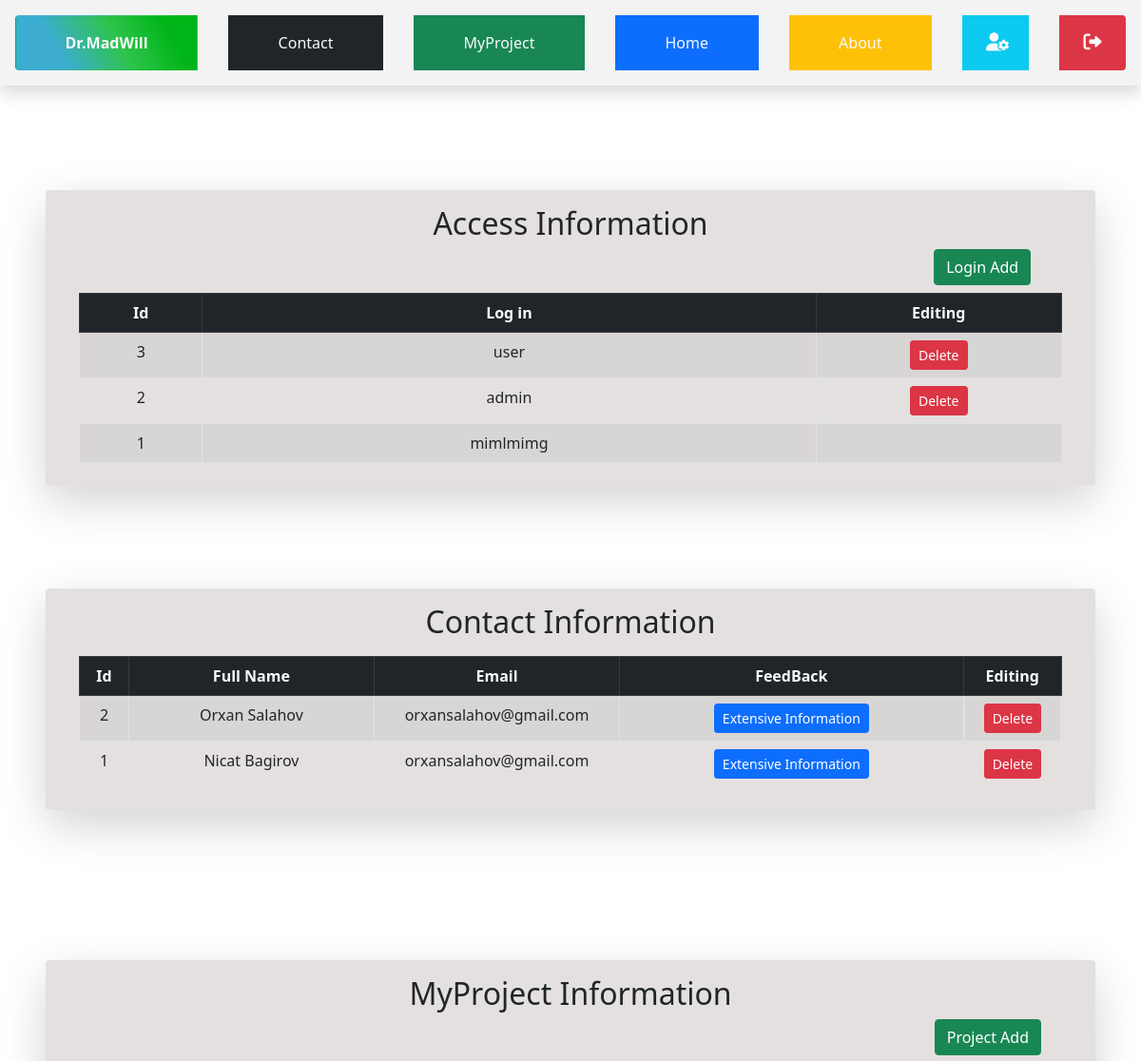
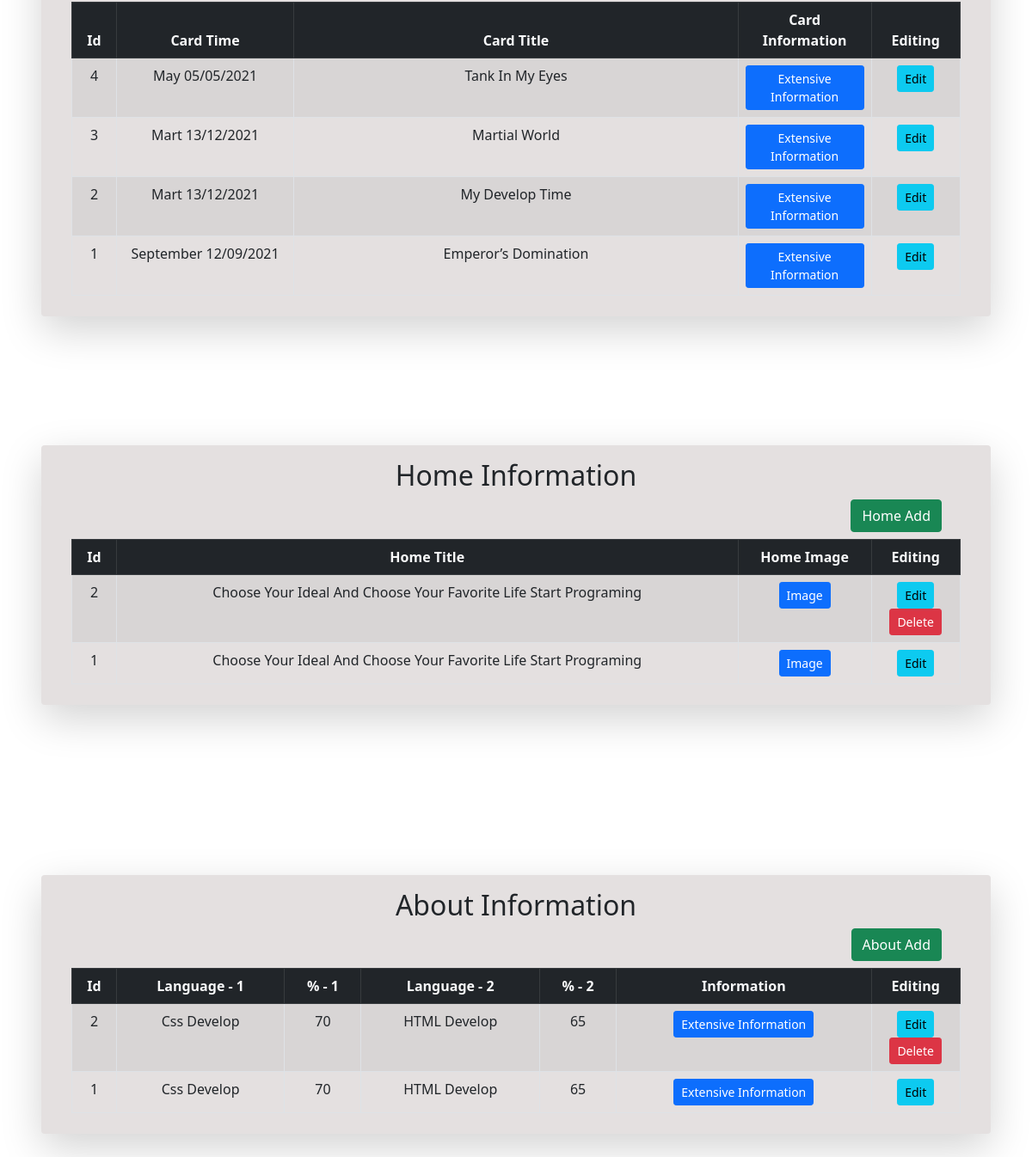
Screenshot of /admin/main/ (signed in) with the database file from the repository (2 pictures, top to bottom).
### postd/models.py (models this page shows, shortened)
class Admin(db.Model,UserMixin):
    id = db.Column(db.Integer, primary_key=True)
    login= db.Column(db.String(100), unique=True, nullable=False)
    password = db.Column(db.String(200), nullable=False)

class Contactin(db.Model):
    id = db.Column(db.Integer, primary_key=True)
    fulname = db.Column(db.String(25), nullable=False)
    email = db.Column(db.String(50), nullable=False)
    message = db.Column(db.Text, nullable=False)

class Projectin(db.Model):
    id = db.Column(db.Integer, primary_key=True)
    protime = db.Column(db.String(25), nullable=False)
    protitle = db.Column(db.String(50), nullable=False)
    prosortcut = db.Column(db.String(80), nullable=False)
    projareya = db.Column(db.Text)
    cardTextadd=db.Column(db.String(210))
    projareya2 = db.Column(db.Text)
    projtitle = db.Column(db.String(100))
    listp = db.Column(db.String(70))
    listp1 = db.Column(db.String(70))
    listp2 = db.Column(db.String(70))
    listp3 = db.Column(db.String(70))
    listp4 = db.Column(db.String(70))
    listp5 = db.Column(db.String(70))
    listp6 = db.Column(db.String(70))
    listp7 = db.Column(db.String(70))
    projareya3 = db.Column(db.Text)
    proimg=db.Column(db.String(100))

class Homein(db.Model):
    id = db.Column(db.Integer, primary_key=True)
    info = db.Column(db.String(80), nullable=False)
    infoimg=db.Column(db.String(100))

class Aboutin(db.Model):
    id = db.Column(db.Integer, primary_key=True)
    aboutinfo1 = db.Column(db.String(160), nullable=False)
    aboutinfo2 = db.Column(db.String(160), nullable=False)
    disgen1 = db.Column(db.String(25),nullable=False)
    disgen1interest = db.Column(db.Integer,nullable=False)
    disgen2 = db.Column(db.String(25),nullable=False)
    disgen2interest = db.Column(db.Integer,nullable=False)
    disgen3 = db.Column(db.String(25),nullable=False)
    disgen3interest = db.Column(db.Integer,nullable=False)
    disgen4 = db.Column(db.String(25),nullable=False)
    disgen4interest = db.Column(db.Integer,nullable=False)
    disgen5 = db.Column(db.String(25),nullable=False)
    disgen5interest = db.Column(db.Integer,nullable=False)
    aboutinfoimg=db.Column(db.String(100))

### postd/routes.py (the view)
@app.route('/admin/main/',methods=['GET','POST'])
@login_required
def adminmain():
    admin=Admin().query.all()
    admin=admin[::-1]
    contact=Contactin.query.all()
    contact=contact[::-1]
    home=Homein.query.all()
    home=home[::-1]
    project=Projectin.query.all()
    project=project[::-1]
    about=Aboutin.query.all()
    about=about[::-1]
    return render_template('admin/adminmain.html',contact=contact,home=home,about=about,project=project,admin=admin)

### postd/models.py (called while the page is built)
@login_manager.user_loader
def load_user(user_id):
    return Admin.query.get(user_id)

### postd/templates/admin/adminmain.html (shortened to what this page needs)
{% extends "admin/baseadmin.html" %}
{% block content %}
<div   class="d-flex flex-column align-items-center">
  <div  style="width:92%;background-color: #e4e0e0;"  class="d-flex  mb-2 p-2 rounded shadow-lg flex-column align-items-center" >
      <div class="d-flex mt-2 justify-content-center">
          <h2 >Access Information </h2>
      </div>
      <div style="width: 89%;" class="d-flex justify-content-end">
        <a class="btn btn-success " href="{{url_for('loginadd')}}">Login Add</a>
      </div>
      <table style="width: 95%;" class=" mt-2 text-center table table-hover table-striped table-bordered">
          <thead class="table-dark text-light">
              <tr style="text-align: center;" >
                  <th style="width:5% ;">Id </th>
                  <th class="w-25">Log in</th>
                  <th style="width: 10%;" >Editing</th>
              </tr>
          </thead>
          <tbody>
              {% for info in admin %}
                  <tr>
                      <td> {{info.id}} </td>
                      <td >{{info.login}}</td>
                      <td>
                        {% if info.id!=1 %}
                          <button type="button" class="btn btn-sm btn-danger" data-toggle="modal" data-target="#pe5exampleModalCenter{{info.id}}">
                              Delete
                          </button>
                          {% endif %}
                    </td>
                  </tr>
              {% endfor %}
          </tbody>
      </table>
  </div>
  <div  style="width:92%;background-color: #e4e0e0;"  class="d-flex  mb-2 p-2 rounded shadow-lg flex-column align-items-center" >
        <div class="d-flex mt-2 justify-content-center">
            <h2 >Contact Information </h2>
        </div>
        <table style="width: 95%;" class=" mt-2 text-center table table-hover table-striped table-bordered">
            <thead class="table-dark text-light">
                <tr style="text-align: center;" >
                    <th style="width:5% ;">Id </th>
                    <th class="w-25">Full Name</th>
                    <th class="w-25">Email</th>
                    <th>FeedBack</th>
                    <th style="width: 10%;" >Editing</th>
                </tr>
            </thead>
            <tbody>
                {% for info in contact %}
                    <tr>
                        <td> {{info.id}} </td>
                        <td class="text-capitalize">{{info.fulname}}</td>
                        <td>{{info.email}}</td>
                        <td>
                          <button type="button" class="btn btn-sm btn-primary" data-toggle="modal" data-target="#conexampleModalCenter{{info.id}}">
                            Extensive Information
                          </button>
                        </td>
                        <td class="d-flex justify-content-center" >
                            <button type="button" class="btn btn-sm btn-danger" data-toggle="modal" data-target="#cexampleModalCenter{{info.id}}">
                                Delete
                              </button>
                        </td>
                    </tr>
                {% endfor %}
            </tbody>
        </table>
  </div>
  <div  style="width:92%;background-color: #e4e0e0;"  class="d-flex  p-2 rounded shadow-lg flex-column align-items-center" >
        <div class="d-flex mt-2 justify-content-center">
            <h2 >MyProject Information </h2>
        </div>
        <div style="width: 91%;" class="d-flex justify-content-end">
            <a class="btn btn-success " href="{{url_for('adminpro')}}">Project Add</a>
        </div>
        <table style="width: 95%;" class=" mt-2 text-center table table-hover table-striped table-bordered">
            <thead class="table-dark text-light">
                <tr style="text-align: center;" >
                    <th style="width:5% ;" >Id</th>
                    <th style="width:20%;">Card Time</th>
                    <th >Card Title</th>
                    <th style="width:15%;" >Card Information</th>
                    <th style="width: 10%;" >Editing</th>
                </tr>
            </thead>
            <tbody>
                {% for info in project %}
                    <tr>
                        <td> {{info.id}} </td>
                        <td class="text-capitalize" >{{info.protime}}</td>
                        <td class="text-capitalize" >{{info.protitle}}</td>
                        <td>
                          <button type="button" class="btn btn-sm btn-primary" data-toggle="modal" data-target="#proexampleModalLong{{info.id}}">
                            Extensive Information
                          </button>
                        </td>
                        <td>
                            <a class="btn  btn-info btn-sm btn" href="{{url_for('editpro', id=info.id)}}">Edit</a>
                        </td>
                    </tr>
                {% endfor %}
            </tbody>
        </table>
  </div>
  <div  style="width:92%;background-color: #e4e0e0;"  class="d-flex  p-2 rounded shadow-lg flex-column align-items-center" >
        <div class="d-flex mt-2 justify-content-center">
            <h2 >Home Information </h2>
        </div>
        <div style="width: 91%;" class="d-flex justify-content-end">
            <a class="btn btn-success " href="{{url_for('adminhome')}}">Home Add</a>
        </div>
        <table style="width: 95%;" class=" mt-2 text-center table table-hover table-striped table-bordered">
            <thead class="table-dark text-light">
                <tr style="text-align: center;" >
                    <th style="width:5% ;" >Id</th>
                    <th >Home Title</th>
                    <th style="width: 15%;">Home Image</th>
                    <th style="width: 10%;" >Editing</th>
                </tr>
            </thead>
            <tbody>
                {% for info in home %}
                    <tr>
                        <td> {{info.id}} </td>
                        <td class="text-capitalize" >
                          {{info.info}}
                        </td>
                        <td>
                          <button type="button" class="btn btn-sm btn-primary" data-toggle="modal" data-target="#hasexampleModalCenter{{info.id}}">
                            Image
                          </button>
                        </td>
                        <td>
                            <a class="btn  btn-info btn-sm btn" href="{{url_for('edithome', id=info.id)}}">Edit</a>
                            {% if info.id!=1 %}
                            <button type="button" class="btn btn-sm btn-danger" data-toggle="modal" data-target="#homexampleModalCenter{{info.id}}">
                                Delete
                              </button>
                              {% endif %}
                        </td>
                    </tr>
                {% endfor %}
            </tbody>
        </table>
  </div>
  <div  style="width:92%;background-color: #e4e0e0;margin:120px;"  class="d-flex mt-5 p-2 rounded shadow-lg flex-column align-items-center" >
        <div class="d-flex mt-2 justify-content-center">
            <h2 >About Information </h2>
        </div>
        <div style="width: 91%;" class="d-flex justify-content-end">
            <a class="btn btn-success " href="{{url_for('adminabout')}}">About Add</a>
        </div>
        <table style="width: 95%;" class=" mt-2 text-center table table-hover table-striped table-bordered">
            <thead class="table-dark text-light">
                <tr style="text-align: center;" >
                    <th style="width:5% ;" >Id</th>
                    <th  >Language - 1</th>
                    <th>% - 1</th>
                    <th  >Language - 2</th>
                    <th>% - 2</th>
                    <th >Information</th>
                    <th style="width: 10%;" >Editing</th>
                </tr>
            </thead>
            <tbody>
                {% for info in about %}
                    <tr>
                        <td> {{info.id}} </td>
                        <td class="text-capitalize" >{{info.disgen1}}</td>
                        <td class="text-capitalize" >{{info.disgen1interest}}</td>
                        <td class="text-capitalize" >{{info.disgen2}}</td>
                        <td class="text-capitalize" >{{info.disgen2interest}}</td>
                        <td>
                          <button type="button" class="btn btn-sm btn-primary" data-toggle="modal" data-target="#abbbexampleModalCenter{{info.id}}">
                            Extensive Information
                          </button>
                        </td>
                        <td>
                            <a class="btn  btn-info btn-sm btn" href="{{url_for('editabout', id=info.id)}}">Edit</a>
                            {% if info.id!=1 %}
                            <button type="button" class="btn btn-sm btn-danger" data-toggle="modal" data-target="#aexampleModalCenter{{info.id}}">
                                Delete
                              </button>
                            {% endif %}
                        </td>
                    </tr>
                {% endfor %}
            </tbody>
        </table>
  </div>
</div>
{% endblock %}

### postd/templates/admin/baseadmin.html (style rules this page uses)
html { scroll-behavior: smooth; }

### rows the page displays
Admin: id "3", login "user"
Admin: id "2", login "admin"
Admin: id "1", login "mimlmimg"
Contactin: id "2", fulname "Orxan Salahov", email "orxansalahov@gmail.com"
Contactin: id "1", fulname "Nicat Bagirov", email "orxansalahov@gmail.com"
Projectin: id "4", protime "May 05/05/2021", protitle "Tank In My Eyes"
Projectin: id "3", protime "Mart 13/12/2021", protitle "Martial World"
Projectin: id "2", protime "Mart 13/12/2021", protitle "My Develop Time"
Projectin: id "1", protime "September 12/09/2021", protitle "Emperor’s Domination"
Homein: id "2", info "Choose Your Ideal And Choose Your Favorite Life Start Programing"
Homein: id "1", info "Choose Your Ideal And Choose Your Favorite Life Start Programing"
Aboutin: id "2", disgen1 "Css Develop", disgen1interest "70", disgen2 "HTML Develop", disgen2interest "65"
Aboutin: id "1", disgen1 "Css Develop", disgen1interest "70", disgen2 "HTML Develop", disgen2interest "65"
